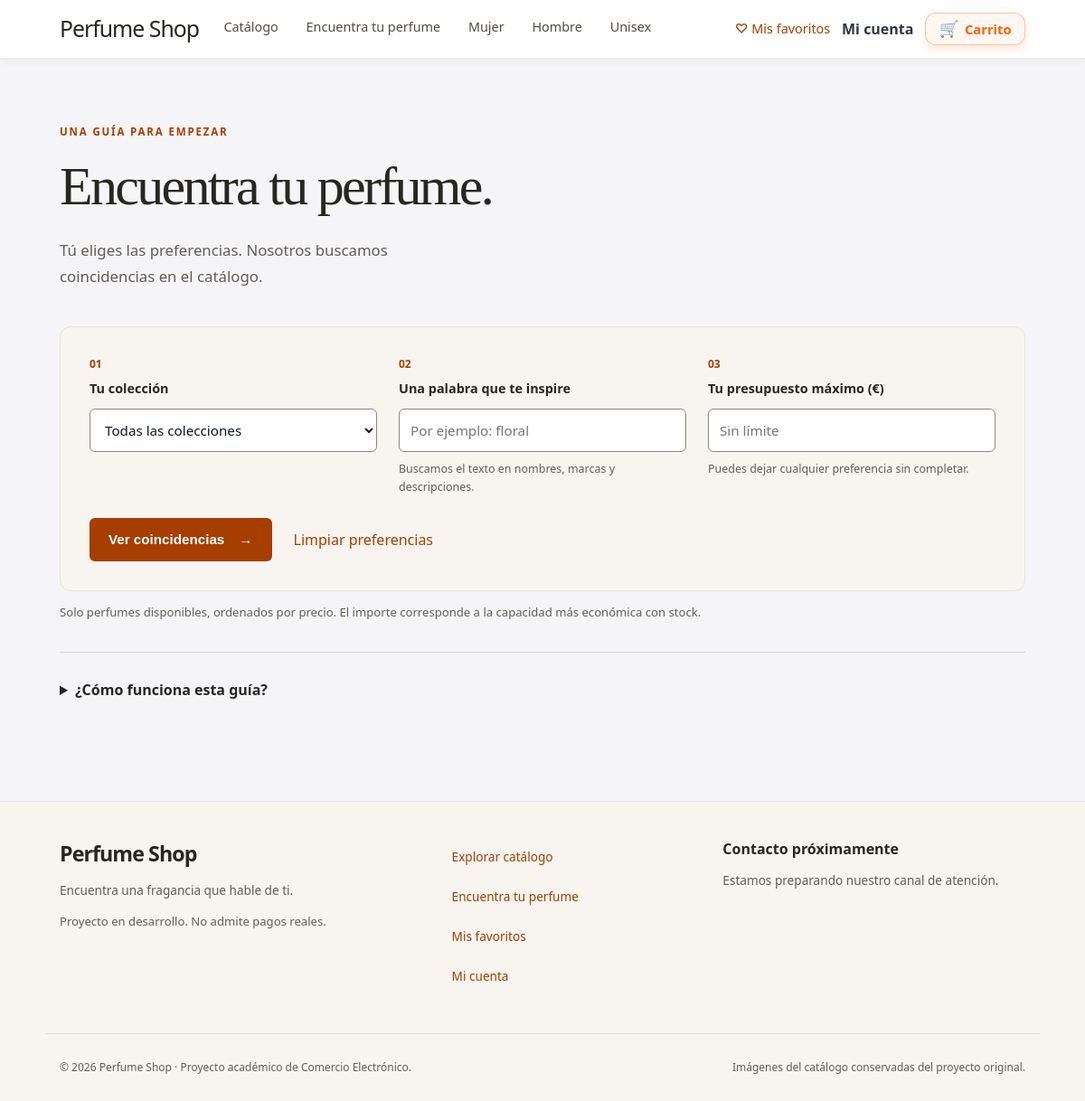
The app's page /descubrir.php with its own data.
### tables this page shows
CREATE TABLE `categoria` (
  `id` int(11) NOT NULL AUTO_INCREMENT,
  `nombre` varchar(120) NOT NULL,
  `slug` varchar(140) NOT NULL,
  `descripcion` text DEFAULT NULL,
  `imagen_url` varchar(255) DEFAULT NULL,
  `activa` tinyint(1) NOT NULL DEFAULT 1,
  `orden` int(11) NOT NULL DEFAULT 0,
  `created_at` timestamp NOT NULL DEFAULT current_timestamp(),
  `updated_at` timestamp NULL DEFAULT NULL ON UPDATE current_timestamp(),
  PRIMARY KEY (`id`),
  UNIQUE KEY `uniq_categoria_slug` (`slug`)
);

### src/lib/helpers.php (called while the page is built, shortened)
<?php
function h(string $s): string {
    return htmlspecialchars($s, ENT_QUOTES, 'UTF-8');
}
function url(string $path = ''): string {
    $base = rtrim(BASE_URL, '/');
    $path = '/' . ltrim($path, '/');
    return $base . $path;
}
function asset(string $path): string {
    return url($path);
}
function category_label(string $name): string {
    return ['Women Perfumes' => 'Mujer', 'Men Perfumes' => 'Hombre'][$name] ?? $name;
}

### config/database.php (called while the page is built, shortened)
<?php
function db(): PDO
{
    static $pdo = null;
    if ($pdo === null) {
        $dsn = "mysql:host=" . DB_HOST .
               ";port=" . DB_PORT .
               ";dbname=" . DB_NAME .
               ";charset=" . DB_CHARSET;
        $options = [
            PDO::ATTR_ERRMODE            => PDO::ERRMODE_EXCEPTION,
            PDO::ATTR_DEFAULT_FETCH_MODE => PDO::FETCH_ASSOC,
            PDO::ATTR_EMULATE_PREPARES   => false
        ];
        $pdo = new PDO($dsn, DB_USER, DB_PASS, $options);
    }
    return $pdo;
}

### src/lib/catalog.php (called while the page is built, shortened)
<?php
function catalog_filters(array $query): array
{
    $values = [];
    foreach (['q', 'c', 'marca', 'min', 'max', 'stock', 'orden', 'page'] as $key) {
        $value = $query[$key] ?? '';
        $values[$key] = trim($value);
    }
    foreach (['min', 'max'] as $key) {
        $values[$key] = str_replace(',', '.', $values[$key]);
    }
    $values['orden'] = $values['orden'] === '' ? 'nombre' : $values['orden'];
    $values['page'] = $values['page'] === '' ? '1' : $values['page'];
    return $values;
}
function catalog_orders(): array
{
    return ['nombre' => 'Nombre: A–Z', 'precio-asc' => 'Precio: de menor a mayor',
        'precio-desc' => 'Precio: de mayor a menor', 'recientes' => 'Más recientes'];
}

### public/descubrir.php (the view, shortened to what this page needs)
<?php
require_once __DIR__ . '/../src/lib/catalog.php';
$filters = catalog_filters([]);
try {
    $filters = catalog_filters(array_intersect_key($_GET, array_flip(['q', 'c', 'max', 'page'])) +
        ['stock' => '1', 'orden' => 'precio-asc']);
} catch (InvalidArgumentException $e) {
    http_response_code(422); $error = $e->getMessage();
} catch (OutOfBoundsException $e) {
    http_response_code(404); $error = $e->getMessage();
}
require __DIR__ . '/includes/header.php';
?>
<div class="storefront discovery-page">
  <section class="discovery-intro" aria-labelledby="guide-title">
    <p class="store-eyebrow">UNA GUÍA PARA EMPEZAR</p>
    <h1 id="guide-title">Encuentra tu perfume.</h1>
    <p class="store-lead">Tú eliges las preferencias. Nosotros buscamos coincidencias en el catálogo.</p>
  </section>
  <form class="discovery-form" method="get" action="<?= h(url('descubrir.php')) ?>" aria-label="Preferencias de perfume">
    <div><label for="guide-category"><span aria-hidden="true">01</span> Tu colección</label><select id="guide-category" name="c">
      <option value="">Todas las colecciones</option>
    </select></div>
    <div><label for="guide-query"><span aria-hidden="true">02</span> Una palabra que te inspire</label><input type="text" id="guide-query" name="q" maxlength="100" value="<?= h($filters['q']) ?>" placeholder="Por ejemplo: floral" aria-describedby="guide-query-help"><small id="guide-query-help">Buscamos el texto en nombres, marcas y descripciones.</small></div>
    <div><label for="guide-budget"><span aria-hidden="true">03</span> Tu presupuesto máximo (€)</label><input type="text" inputmode="decimal" id="guide-budget" name="max" value="<?= h($filters['max']) ?>" placeholder="Sin límite" aria-describedby="guide-budget-help"><small id="guide-budget-help">Puedes dejar cualquier preferencia sin completar.</small></div>
    <div class="discovery-submit"><button type="submit">Ver coincidencias <span aria-hidden="true">→</span></button><a href="<?= h(url('descubrir.php')) ?>">Limpiar preferencias</a></div>
  </form>
  <p class="store-caption">Solo perfumes disponibles, ordenados por precio. El importe corresponde a la capacidad más económica con stock.</p>
  <details class="discovery-explanation"><summary>¿Cómo funciona esta guía?</summary></details>
</div>
<?php require __DIR__ . '/includes/footer.php'; ?>

### public/includes/header.php (shortened to what this page needs)
<?php
$menuCategorias = db()->query("
    SELECT id, nombre, slug
    FROM categoria
    WHERE activa = 1
    ORDER BY orden, nombre
")->fetchAll();
$favoritesContext = favorites_context(db());
?>
<!doctype html>
<html lang="es">
<head>
  <link rel="stylesheet" href="<?= asset('css/style.css?v=1.4') ?>">
  <link rel="stylesheet" href="<?= asset('css/storefront.css?v=1.2') ?>">
</head>
<body>
<header class="header-sticky">
  <div class="container header-bar">
    <div class="header-left">
      <p class="shop-title">
        <a href="<?= url('/') ?>" class="shop-title-link">
          <?= h(APP_NAME) ?>
        </a>
      </p>
      <nav id="menu" class="main-menu" aria-label="Navegación principal">
        <a href="<?= url('catalogo.php') ?>">Catálogo</a>
        <a href="<?= url('descubrir.php') ?>">Encuentra tu perfume</a>
        <?php foreach ($menuCategorias as $c): ?>
          <a href="<?= url('categoria.php?c=' . rawurlencode($c['slug'])) ?>">
            <?= h(category_label($c['nombre'])) ?>
          </a>
        <?php endforeach; ?>
      </nav>
    </div>
    <div class="header-actions">
    <a href="<?= h(url('favoritos.php')) ?>" class="favorites-nav-link">♡ Mis favoritos<?php if ($favoritesContext['ids']): ?> <span>(<?= count($favoritesContext['ids']) ?>)</span><?php endif; ?></a>
    <a href="<?= url('cuenta.php') ?>" class="account-nav-link">Mi cuenta</a>
    <a href="<?= url('carrito.php') ?>" class="cart-button">
      <span class="cart-icon">🛒</span>
      <span class="cart-label">Carrito</span>
    </a>
    </div>
  </div>
</header>
<main id="main-content" class="container" tabindex="-1">

### public/css/style.css (style rules this page uses)
*, *::before, *::after { box-sizing: border-box; }
html, body { margin: 0; padding: 0; }
body { background: var(--color-bg); color: var(--color-text); font-size: 16px; line-height: 1.5; }
a { color: var(--color-primary); text-decoration: none; font-weight: 500; }
.container { max-width: 1100px; margin: 0 auto; padding: 1.5rem 1rem; }
header { background: #ffffff; border-bottom: 1px solid var(--color-border); position: sticky; top: 0; z-index: 50; }
header .container { padding-top: 0.5rem; padding-bottom: 0.5rem; }
#menu { display: flex; flex-wrap: wrap; gap: 0.5rem; margin-bottom: 0.25rem; }
#menu a { padding: 0.35rem 0.85rem; border-radius: var(--radius-pill); background: transparent; border: 1px solid transparent; color: var(--color-muted); font-size: 0.9rem; }
main.container { padding-top: 2rem; padding-bottom: 3rem; }
button, input[type="submit"], input[type="button"], .btn { display: inline-flex; align-items: center; justify-content: center; padding: 0.5rem 1.1rem; border-radius: var(--radius-pill); border: 1px solid transparent; font-size: 0.95rem; cursor: pointer; background: var(--color-primary); color: #ffffff; font-weight: 600; transition: background var(--transition-fast), transform var(--transition-fast), box-shadow var(--transition-fast); }
input[type="text"], input[type="email"], input[type="password"], input[type="number"], select, textarea { width: 100%; padding: 0.45rem 0.6rem; border-radius: 10px; border: 1px solid var(--color-border); font-size: 0.95rem; font-family: inherit; color: var(--color-text); background: #ffffff; transition: border-color var(--transition-fast), box-shadow var(--transition-fast); }
.header-sticky { position: sticky; top: 0; z-index: 999; background: #ffffff; box-shadow: 0 2px 8px rgba(0,0,0,0.06); border-bottom: 1px solid #ececec; margin-bottom: 1rem; }
.header-bar { display: flex; align-items: center; justify-content: space-between; padding: 0.4rem 0; gap: 1rem; }
.header-left { display: flex; align-items: center; gap: 1.5rem; }
.shop-title { margin: 0; font-size: 1.4rem; font-weight: 700; }
.shop-title-link { text-decoration: none; color: inherit; }
.main-menu { display: flex; gap: 12px; flex-wrap: wrap; }
.main-menu a { background: #fff3e8; border: 1px solid rgba(255,120,0,0.3); color: #ff6000; padding: 6px 12px; border-radius: 10px; font-weight: 500; text-decoration: none; transition: all 0.15s ease; }
.cart-button { display: inline-flex; align-items: center; gap: 0.4rem; padding: 0.35rem 0.9rem; border-radius: 12px; background: #fff7f2; border: 1px solid rgba(255, 96, 0, 0.35); color: #ff6000; font-weight: 600; font-size: 0.92rem; text-decoration: none; box-shadow: 0 4px 10px rgba(255, 96, 0, 0.15); transition: 0.15s; }
.cart-icon { font-size: 1.1rem; line-height: 1; }
.cart-button { position: relative; display: inline-flex; align-items: center; gap: 0.4rem; padding: 0.35rem 0.9rem; border-radius: 12px; background: #fff7f2; border: 1px solid rgba(255, 96, 0, 0.35); color: #ff6000; font-weight: 600; font-size: 0.92rem; text-decoration: none; box-shadow: 0 4px 10px rgba(255, 96, 0, 0.15); transition: 0.15s; }
.header-actions { display:flex; align-items:center; gap:1rem; flex-wrap:wrap; }
.account-nav-link { color:#303642; font-weight:600; text-decoration:none; }

### records on screen
categoria: nombre "Mujer"
categoria: nombre "Hombre"
categoria: nombre "Unisex"

### other values on screen
APP_NAME "Perfume Shop"
